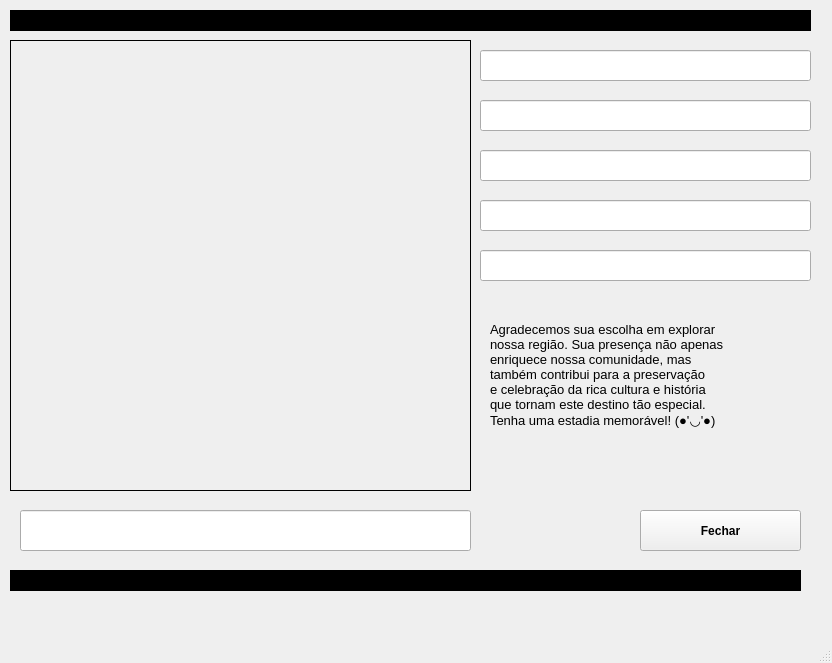
<?xml version="1.0" encoding="UTF-8"?>
<ui version="4.0">
 <class>MainWindow</class>
 <widget class="QMainWindow" name="MainWindow">
  <property name="geometry">
   <rect>
    <x>0</x>
    <y>0</y>
    <width>832</width>
    <height>663</height>
   </rect>
  </property>
  <property name="font">
   <font>
    <weight>75</weight>
    <bold>true</bold>
   </font>
  </property>
  <property name="windowTitle">
   <string>MainWindow</string>
  </property>
  <widget class="QWidget" name="centralwidget">
   <widget class="QWidget" name="widget" native="true">
    <property name="geometry">
     <rect>
      <x>10</x>
      <y>10</y>
      <width>801</width>
      <height>21</height>
     </rect>
    </property>
    <property name="styleSheet">
     <string notr="true">background-color: rgb(0, 0, 0);</string>
    </property>
    <widget class="QWidget" name="widget_2" native="true">
     <property name="geometry">
      <rect>
       <x>430</x>
       <y>20</y>
       <width>761</width>
       <height>21</height>
      </rect>
     </property>
     <property name="styleSheet">
      <string notr="true">background-color: rgb(0, 0, 0);</string>
     </property>
    </widget>
   </widget>
   <widget class="QWidget" name="widget_3" native="true">
    <property name="geometry">
     <rect>
      <x>10</x>
      <y>570</y>
      <width>791</width>
      <height>21</height>
     </rect>
    </property>
    <property name="styleSheet">
     <string notr="true">background-color: rgb(0, 0, 0);</string>
    </property>
    <widget class="QWidget" name="widget_5" native="true">
     <property name="geometry">
      <rect>
       <x>430</x>
       <y>20</y>
       <width>761</width>
       <height>21</height>
      </rect>
     </property>
     <property name="styleSheet">
      <string notr="true">background-color: rgb(0, 0, 0);</string>
     </property>
    </widget>
   </widget>
   <widget class="QLabel" name="label_qrcode">
    <property name="geometry">
     <rect>
      <x>10</x>
      <y>40</y>
      <width>461</width>
      <height>451</height>
     </rect>
    </property>
    <property name="styleSheet">
     <string notr="true">border: 1px solid black;</string>
    </property>
    <property name="text">
     <string/>
    </property>
   </widget>
   <widget class="QLineEdit" name="lineEdit_nome">
    <property name="geometry">
     <rect>
      <x>480</x>
      <y>50</y>
      <width>331</width>
      <height>31</height>
     </rect>
    </property>
    <property name="font">
     <font>
      <pointsize>10</pointsize>
      <weight>75</weight>
      <bold>true</bold>
     </font>
    </property>
    <property name="readOnly">
     <bool>true</bool>
    </property>
   </widget>
   <widget class="QLineEdit" name="lineEdit_tipo">
    <property name="geometry">
     <rect>
      <x>480</x>
      <y>100</y>
      <width>331</width>
      <height>31</height>
     </rect>
    </property>
    <property name="font">
     <font>
      <pointsize>10</pointsize>
      <weight>75</weight>
      <bold>true</bold>
     </font>
    </property>
    <property name="readOnly">
     <bool>true</bool>
    </property>
   </widget>
   <widget class="QLineEdit" name="lineEdit_data">
    <property name="geometry">
     <rect>
      <x>480</x>
      <y>150</y>
      <width>331</width>
      <height>31</height>
     </rect>
    </property>
    <property name="readOnly">
     <bool>true</bool>
    </property>
   </widget>
   <widget class="QLineEdit" name="lineEdit_horario">
    <property name="geometry">
     <rect>
      <x>480</x>
      <y>200</y>
      <width>331</width>
      <height>31</height>
     </rect>
    </property>
    <property name="font">
     <font>
      <pointsize>12</pointsize>
      <weight>75</weight>
      <bold>true</bold>
     </font>
    </property>
    <property name="readOnly">
     <bool>true</bool>
    </property>
   </widget>
   <widget class="QLineEdit" name="lineEdit_valor">
    <property name="geometry">
     <rect>
      <x>480</x>
      <y>250</y>
      <width>331</width>
      <height>31</height>
     </rect>
    </property>
    <property name="readOnly">
     <bool>true</bool>
    </property>
   </widget>
   <widget class="QPushButton" name="pushButton">
    <property name="geometry">
     <rect>
      <x>640</x>
      <y>510</y>
      <width>161</width>
      <height>41</height>
     </rect>
    </property>
    <property name="text">
     <string>Fechar</string>
    </property>
   </widget>
   <widget class="QLabel" name="label">
    <property name="geometry">
     <rect>
      <x>490</x>
      <y>290</y>
      <width>301</width>
      <height>171</height>
     </rect>
    </property>
    <property name="font">
     <font>
      <pointsize>10</pointsize>
      <weight>50</weight>
      <bold>false</bold>
     </font>
    </property>
    <property name="text">
     <string>Agradecemos sua escolha em explorar 
nossa região. Sua presença não apenas 
enriquece nossa comunidade, mas 
também contribui para a preservação 
e celebração da rica cultura e história 
que tornam este destino tão especial. 
Tenha uma estadia memorável! (●'◡'●)</string>
    </property>
   </widget>
   <widget class="QLineEdit" name="lineEdit">
    <property name="geometry">
     <rect>
      <x>20</x>
      <y>510</y>
      <width>451</width>
      <height>41</height>
     </rect>
    </property>
    <property name="font">
     <font>
      <pointsize>12</pointsize>
      <weight>75</weight>
      <bold>true</bold>
     </font>
    </property>
    <property name="readOnly">
     <bool>true</bool>
    </property>
   </widget>
  </widget>
  <widget class="QMenuBar" name="menubar">
   <property name="geometry">
    <rect>
     <x>0</x>
     <y>0</y>
     <width>832</width>
     <height>26</height>
    </rect>
   </property>
  </widget>
  <widget class="QStatusBar" name="statusbar"/>
 </widget>
 <resources/>
 <connections/>
</ui>
